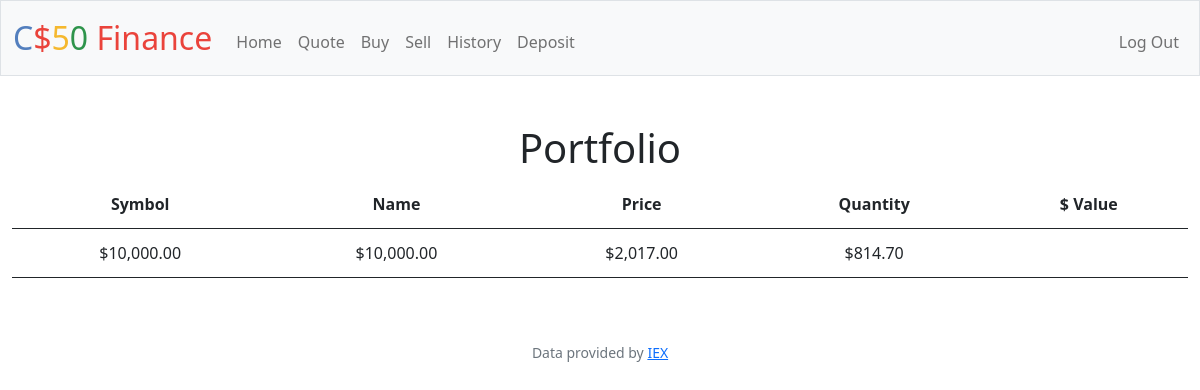
The page / (signed in) on the database its author committed.
### tables this page shows
CREATE TABLE users (id INTEGER PRIMARY KEY AUTOINCREMENT NOT NULL, username TEXT NOT NULL, hash TEXT NOT NULL, cash NUMERIC NOT NULL DEFAULT 10000.00);

CREATE TABLE portfolio (id INTEGER PRIMARY KEY AUTOINCREMENT NOT NULL , datetime DATETIME NOT NULL, activity varchar(255) NOT NULL,  symbol varchar(255) NOT NULL, description varchar(255) NOT NULL, price decimal(10,2) NOT NULL, quantity int NOT NULL, amount decimal(10,2) NOT NULL, user_id INTEGER NOT NULL, FOREIGN KEY(user_id) REFERENCES users(id));

CREATE TABLE historyo (id INTEGER PRIMARY KEY AUTOINCREMENT NOT NULL , datetime DATETIME NOT NULL, activity varchar(255) NOT NULL,  symbol varchar(255) NOT NULL, description varchar(255) NOT NULL, price decimal(10,2) NOT NULL, quantity int NOT NULL, amount decimal(10,2) NOT NULL, user_id INTEGER NOT NULL, FOREIGN KEY(user_id) REFERENCES users(id));

### app.py (the view)
@app.route("/")
@login_required
def index():
    portfolio = db.execute("SELECT * FROM portfolio WHERE user_id = ?", session["user_id"])
    rows = db.execute("SELECT cash FROM users WHERE id = ?", session["user_id"])
    cash = rows[0]["cash"]
    value = 0
    for entry in portfolio:
        quote = lookup(entry["symbol"])
        entry["current_price"] = quote["price"]
        entry["dollar_value"] = round(entry["quantity"] * quote["price"], 2)
        value += entry["quantity"] * quote["price"]
    value = value + rows[0]["cash"]
    purchase = db.execute("SELECT amount FROM portfolio ORDER BY id DESC LIMIT 1")
    last_purchase_amount = purchase[0]["amount"]
    sale = db.execute("SELECT amount FROM historyo ORDER BY id DESC LIMIT 1")
    last_sale_amount = sale[0]["amount"]
    return render_template("index.html", portfolio=portfolio, cash=cash, value=value, amount=last_purchase_amount, sale_amount=last_sale_amount)

### app.py (called while the page is built)
@app.after_request
def after_request(response):
    response.headers["Cache-Control"] = "no-cache, no-store, must-revalidate"
    response.headers["Expires"] = 0
    response.headers["Pragma"] = "no-cache"
    return response

### helpers.py (called while the page is built)
def login_required(f):
    @wraps(f)
    def decorated_function(*args, **kwargs):
        if session.get("user_id") is None:
            return redirect("/login")
        return f(*args, **kwargs)
    return decorated_function

def usd(value):
    return f"${value:,.2f}"

### templates/index.html (shortened to what this page needs)
{% extends "layout.html" %}
{% block main %}
    <h1 class="mb-6">Portfolio</h1>
        <table>
            <thead>
                <tr>
                    <th>Symbol</th>
                    <th>Name</th>
                    <th>Price</th>
                    <th>Quantity</th>
                    <th>$ Value</th>
                </tr>
            </thead>
            <tbody>
                <tr>
                    <td>{{cash | usd}}</td>
                    <td>{{value | usd}}
                    <td>{{amount | usd}}
                    <td>{{sale_amount | usd}}</td>
                </tr>
        </table>
{% endblock %}

### static/styles.css (style rules this page uses)
table { background-color: transparent; margin-bottom: 1rem; width: 100%; text-align: center; }
tbody { border: solid; border-width: 1px 0; }
table th, table td { padding: 0.75rem; vertical-align: middle; }

### rows shown on the page
users: cash "$10,000.00"
portfolio: amount "$2,017.00"
historyo: amount "$814.70"

### other values the page prints
{{ value | usd }} "$10,000.00"
